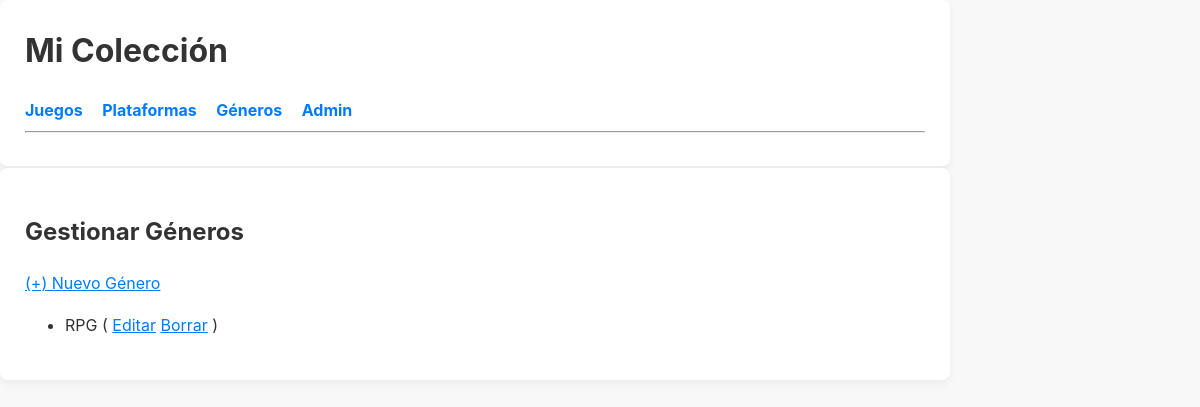
Before: /coleccion/generos/ with the older database file.
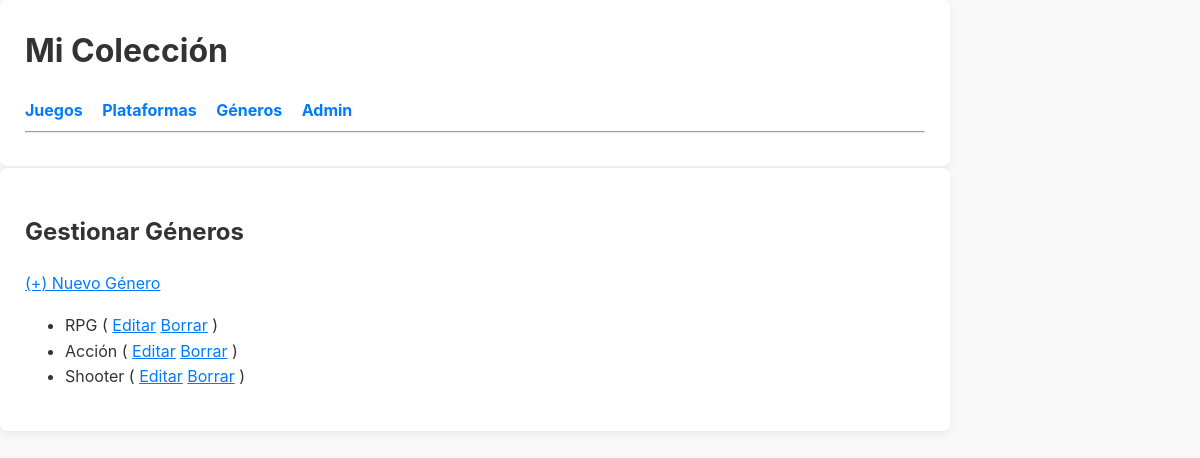
After: the same page with the newer database file.
### coleccion/models.py (models this page shows, shortened)
class Genero(models.Model):
    nombre = models.CharField(max_length=100)

### coleccion/views.py (the view)
# urls.py: path('generos/', GeneroListView.as_view(), name='lista_generos'),
class GeneroListView(ListView):
    model = Genero
    template_name = 'coleccion/lista_generos.html'
    context_object_name = 'generos'

### templates/coleccion/lista_generos.html
{% extends 'base.html' %}
{% block content %}
<h2>Gestionar Géneros</h2>
<a href="{% url 'genero_nuevo' %}">(+) Nuevo Género</a>
<ul>
    {% for genero in generos %}
    <li>
        {{ genero.nombre }}
        (
            <a href="{% url 'genero_editar' genero.pk %}">Editar</a>
            <a href="{% url 'genero_borrar' genero.pk %}">Borrar</a>
        )
    </li>
    {% empty %}
    <p>No hay géneros</p>
    {% endfor %}
</ul>
{% endblock content %}

### templates/base.html (shortened to what this page needs)
{% load static %} <!DOCTYPE html>
<html lang="en">
<head>
    <link rel="stylesheet" href="{% static 'css/style.css' %}">
</head>
<body>
    <header>
        <h1><a href="{% url 'lista_videojuegos' %}">Mi Colección</a></h1>
        <nav>
            <a href="{% url 'lista_videojuegos' %}">Juegos</a>
            <a href="{% url 'lista_plataformas' %}">Plataformas</a>
            <a href="{% url 'lista_generos' %}">Géneros</a>
            <a href="{% url 'admin:index' %}" target="_blank">Admin</a>
        </nav>
        <hr>
    </header>
    <main>
        {% block content %}
        {% endblock content %}
    </main>
</body>
</html>

### static/css/style.css (style rules this page uses)
body { font-family: -apple-system, BlinkMacSystemFont, "Segoe UI", Roboto, sans-serif; line-height: 1.6; background-color: #f8f8f8; color: #333; margin: 0; padding: 0; }
header, main { max-width: 900px; margin: 20px, auto; padding: 25px; background-color: #ffffff; border-radius: 8px; box-shadow: 0 4px 8px rgba(0, 0, 0, 0.05); }
header { border-bottom: 2px solid #eee; }
header h1 { margin-top: 0; }
header h1 a { color: #333; text-decoration: none; }
nav a { color: #007bff; text-decoration: none; font-weight: bold; margin-right: 15px; }
a { color: #007bff; }

Changed rows visible on the page:
added Genero: nombre "Acción"
added Genero: nombre "Shooter"
